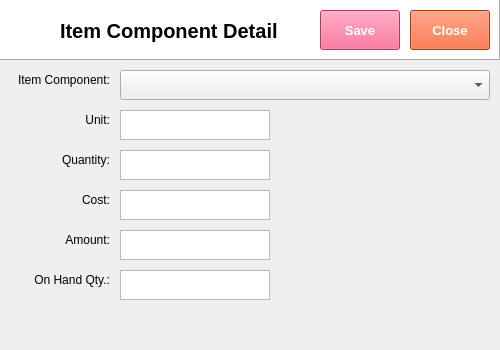
<?xml version="1.0" encoding="UTF-8"?>
<ui version="4.0">
 <class>Dialog</class>
 <widget class="QDialog" name="Dialog">
  <property name="geometry">
   <rect>
    <x>0</x>
    <y>0</y>
    <width>500</width>
    <height>350</height>
   </rect>
  </property>
  <property name="windowTitle">
   <string>Dialog</string>
  </property>
  <widget class="QFrame" name="frame">
   <property name="geometry">
    <rect>
     <x>0</x>
     <y>0</y>
     <width>500</width>
     <height>60</height>
    </rect>
   </property>
   <property name="autoFillBackground">
    <bool>false</bool>
   </property>
   <property name="styleSheet">
    <string notr="true">background-color: rgb(255, 255, 255);</string>
   </property>
   <property name="frameShape">
    <enum>QFrame::Panel</enum>
   </property>
   <property name="frameShadow">
    <enum>QFrame::Raised</enum>
   </property>
   <widget class="QLabel" name="label">
    <property name="geometry">
     <rect>
      <x>10</x>
      <y>10</y>
      <width>38</width>
      <height>32</height>
     </rect>
    </property>
    <property name="text">
     <string/>
    </property>
    <property name="pixmap">
     <pixmap>../../python-pos/img/Disbursement.png</pixmap>
    </property>
    <property name="scaledContents">
     <bool>true</bool>
    </property>
   </widget>
   <widget class="QLabel" name="label_2">
    <property name="geometry">
     <rect>
      <x>60</x>
      <y>10</y>
      <width>220</width>
      <height>41</height>
     </rect>
    </property>
    <property name="font">
     <font>
      <family>Segoe UI</family>
      <pointsize>15</pointsize>
      <weight>75</weight>
      <bold>true</bold>
     </font>
    </property>
    <property name="text">
     <string>Item Component Detail</string>
    </property>
    <property name="textFormat">
     <enum>Qt::PlainText</enum>
    </property>
   </widget>
   <widget class="QPushButton" name="pushButton">
    <property name="geometry">
     <rect>
      <x>1200</x>
      <y>10</y>
      <width>70</width>
      <height>40</height>
     </rect>
    </property>
    <property name="font">
     <font>
      <family>Segoe UI</family>
      <pointsize>10</pointsize>
      <weight>75</weight>
      <bold>true</bold>
     </font>
    </property>
    <property name="autoFillBackground">
     <bool>false</bool>
    </property>
    <property name="styleSheet">
     <string notr="true">background-color: rgb(240, 80, 128);
color: rgb(255, 255, 255);</string>
    </property>
    <property name="text">
     <string>View</string>
    </property>
   </widget>
   <widget class="QPushButton" name="pushButton_2">
    <property name="geometry">
     <rect>
      <x>1280</x>
      <y>10</y>
      <width>70</width>
      <height>40</height>
     </rect>
    </property>
    <property name="font">
     <font>
      <family>Segoe UI</family>
      <pointsize>10</pointsize>
      <weight>75</weight>
      <bold>true</bold>
     </font>
    </property>
    <property name="styleSheet">
     <string notr="true">background-color: rgb(243, 79, 28);
color: rgb(255, 255, 255);</string>
    </property>
    <property name="text">
     <string>Close</string>
    </property>
    <property name="flat">
     <bool>false</bool>
    </property>
   </widget>
  </widget>
  <widget class="QPushButton" name="pushButton_6">
   <property name="geometry">
    <rect>
     <x>320</x>
     <y>10</y>
     <width>80</width>
     <height>40</height>
    </rect>
   </property>
   <property name="font">
    <font>
     <family>Segoe UI</family>
     <pointsize>10</pointsize>
     <weight>75</weight>
     <bold>true</bold>
    </font>
   </property>
   <property name="autoFillBackground">
    <bool>false</bool>
   </property>
   <property name="styleSheet">
    <string notr="true">background-color: rgb(240, 80, 128);
color: rgb(255, 255, 255);</string>
   </property>
   <property name="text">
    <string>Save</string>
   </property>
  </widget>
  <widget class="QPushButton" name="pushButton_7">
   <property name="geometry">
    <rect>
     <x>410</x>
     <y>10</y>
     <width>80</width>
     <height>40</height>
    </rect>
   </property>
   <property name="font">
    <font>
     <family>Segoe UI</family>
     <pointsize>10</pointsize>
     <weight>75</weight>
     <bold>true</bold>
    </font>
   </property>
   <property name="autoFillBackground">
    <bool>false</bool>
   </property>
   <property name="styleSheet">
    <string notr="true">background-color: rgb(243, 79, 28);
color: rgb(255, 255, 255);</string>
   </property>
   <property name="text">
    <string>Close</string>
   </property>
  </widget>
  <widget class="QLabel" name="label_3">
   <property name="geometry">
    <rect>
     <x>10</x>
     <y>150</y>
     <width>100</width>
     <height>20</height>
    </rect>
   </property>
   <property name="font">
    <font>
     <family>Segoe UI</family>
     <pointsize>9</pointsize>
    </font>
   </property>
   <property name="text">
    <string>Quantity:</string>
   </property>
   <property name="alignment">
    <set>Qt::AlignRight|Qt::AlignTrailing|Qt::AlignVCenter</set>
   </property>
  </widget>
  <widget class="QTextEdit" name="textEdit_3">
   <property name="geometry">
    <rect>
     <x>120</x>
     <y>150</y>
     <width>150</width>
     <height>30</height>
    </rect>
   </property>
  </widget>
  <widget class="QLabel" name="label_4">
   <property name="geometry">
    <rect>
     <x>10</x>
     <y>110</y>
     <width>100</width>
     <height>20</height>
    </rect>
   </property>
   <property name="font">
    <font>
     <family>Segoe UI</family>
     <pointsize>9</pointsize>
    </font>
   </property>
   <property name="text">
    <string>Unit:</string>
   </property>
   <property name="alignment">
    <set>Qt::AlignRight|Qt::AlignTrailing|Qt::AlignVCenter</set>
   </property>
  </widget>
  <widget class="QTextEdit" name="textEdit_4">
   <property name="geometry">
    <rect>
     <x>120</x>
     <y>110</y>
     <width>150</width>
     <height>30</height>
    </rect>
   </property>
  </widget>
  <widget class="QLabel" name="label_5">
   <property name="geometry">
    <rect>
     <x>10</x>
     <y>190</y>
     <width>100</width>
     <height>20</height>
    </rect>
   </property>
   <property name="font">
    <font>
     <family>Segoe UI</family>
     <pointsize>9</pointsize>
    </font>
   </property>
   <property name="text">
    <string>Cost:</string>
   </property>
   <property name="alignment">
    <set>Qt::AlignRight|Qt::AlignTrailing|Qt::AlignVCenter</set>
   </property>
  </widget>
  <widget class="QTextEdit" name="textEdit_5">
   <property name="geometry">
    <rect>
     <x>120</x>
     <y>190</y>
     <width>150</width>
     <height>30</height>
    </rect>
   </property>
  </widget>
  <widget class="QLabel" name="label_6">
   <property name="geometry">
    <rect>
     <x>10</x>
     <y>230</y>
     <width>100</width>
     <height>20</height>
    </rect>
   </property>
   <property name="font">
    <font>
     <family>Segoe UI</family>
     <pointsize>9</pointsize>
    </font>
   </property>
   <property name="text">
    <string>Amount:</string>
   </property>
   <property name="alignment">
    <set>Qt::AlignRight|Qt::AlignTrailing|Qt::AlignVCenter</set>
   </property>
  </widget>
  <widget class="QTextEdit" name="textEdit_6">
   <property name="geometry">
    <rect>
     <x>120</x>
     <y>230</y>
     <width>150</width>
     <height>30</height>
    </rect>
   </property>
  </widget>
  <widget class="QComboBox" name="comboBox">
   <property name="geometry">
    <rect>
     <x>120</x>
     <y>70</y>
     <width>370</width>
     <height>30</height>
    </rect>
   </property>
  </widget>
  <widget class="QTextEdit" name="textEdit_7">
   <property name="geometry">
    <rect>
     <x>120</x>
     <y>270</y>
     <width>150</width>
     <height>30</height>
    </rect>
   </property>
  </widget>
  <widget class="QLabel" name="label_7">
   <property name="geometry">
    <rect>
     <x>10</x>
     <y>270</y>
     <width>100</width>
     <height>20</height>
    </rect>
   </property>
   <property name="font">
    <font>
     <family>Segoe UI</family>
     <pointsize>9</pointsize>
    </font>
   </property>
   <property name="text">
    <string>On Hand Qty.:</string>
   </property>
   <property name="alignment">
    <set>Qt::AlignRight|Qt::AlignTrailing|Qt::AlignVCenter</set>
   </property>
  </widget>
  <widget class="QLabel" name="label_8">
   <property name="geometry">
    <rect>
     <x>10</x>
     <y>70</y>
     <width>100</width>
     <height>20</height>
    </rect>
   </property>
   <property name="font">
    <font>
     <family>Segoe UI</family>
     <pointsize>9</pointsize>
    </font>
   </property>
   <property name="text">
    <string>Item Component:</string>
   </property>
   <property name="alignment">
    <set>Qt::AlignRight|Qt::AlignTrailing|Qt::AlignVCenter</set>
   </property>
  </widget>
 </widget>
 <resources/>
 <connections/>
</ui>
